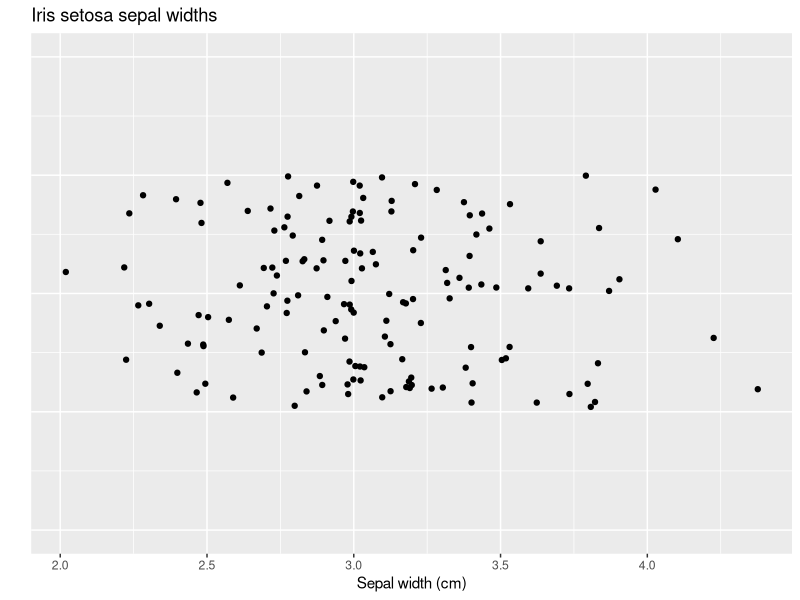
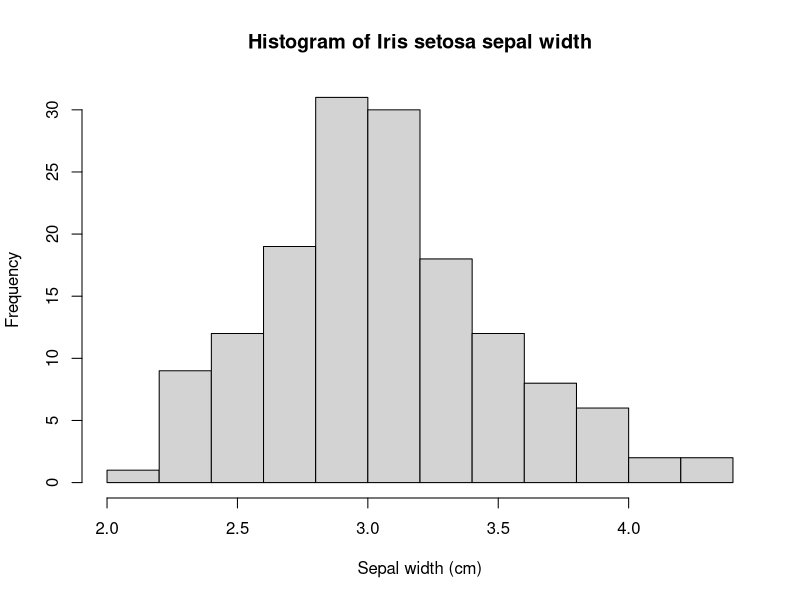
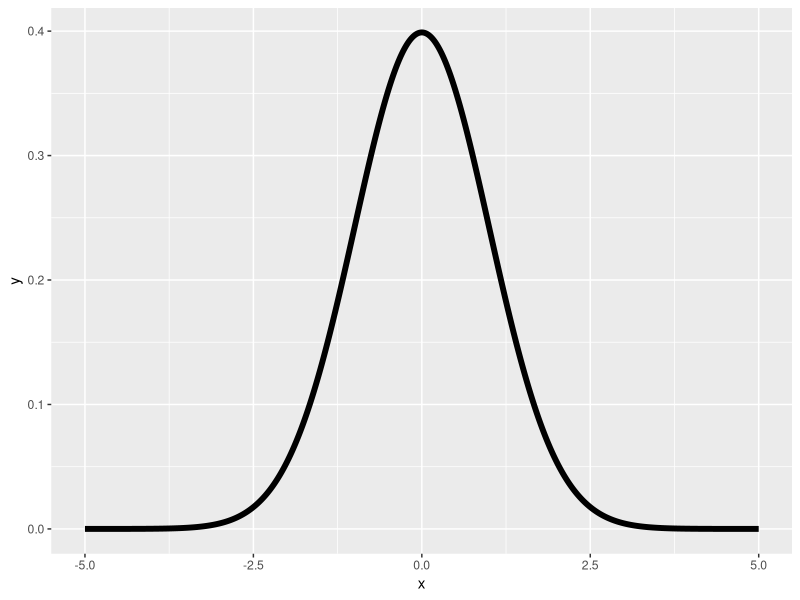
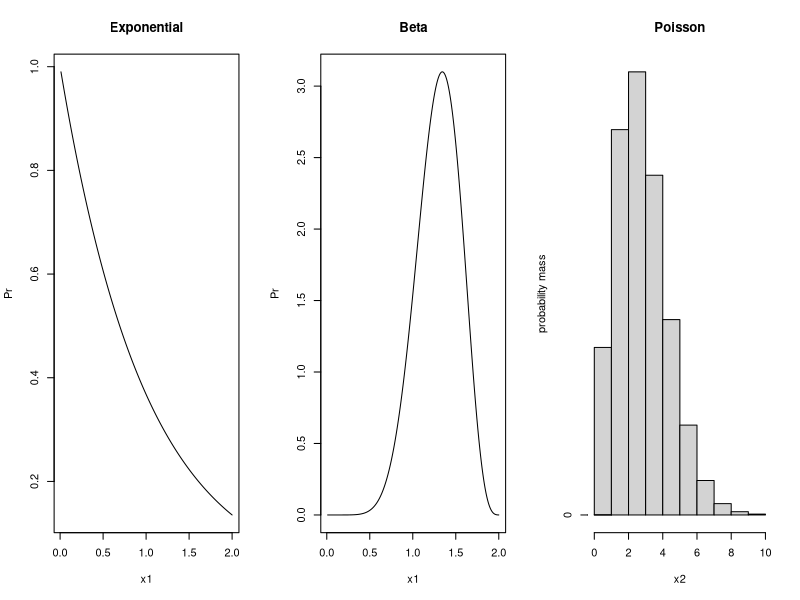

R code for these plots, in order:
## ---- chunk 1
library(knitr)
require(ggplot2)
require(data.table)


iris_dt = data.table(iris)

iris_dt[, sep_wid_jit := jitter(Sepal.Width, factor = 2)]
iris_dt[, sep_len_jit := jitter(Sepal.Length, factor = 2)]
iris_dt[, x_jit := jitter(rep(0, nrow(iris_dt), factor = 2))]
iris_dt

# # opts_knit$set(root.dir = "G:/Dropbox/C/Courses class/NRC290b/NRC_290b_2018/")
# #opts_knit$set(root.dir = "C:/Users/csutherland/Dropbox/C/Courses class/NRC290b/NRC_290b_2018")
# 
# opts_chunk$set(prompt = FALSE, comment = NA, mysize=TRUE, size="\\scriptsize")
# hook1 <- function(x){ gsub("```\n*```r*\n*", "", x) }
# hook2 <- function(x){ gsub("```\n+```\n", "", x) }
# knit_hooks$set(document = hook2)
# knitr::knit_hooks$set(mysize = function(before, options, envir) {
#   if (before) 
#     return(options$size)
# })
## ---- chunk 2
ggplot(iris_dt, aes(x = sep_wid_jit, y = x_jit)) + geom_point() + ylim(-0.04, 0.04) +
  ylab("") + xlab("Sepal width (cm)") +
  theme(axis.ticks.y = element_blank(), axis.text.y = element_blank()) +
  ggtitle("Iris setosa sepal widths")

## ---- chunk 3
hist(
  iris_dt$sep_wid_jit,
  freq = TRUE,
  main = "Histogram of Iris setosa sepal width", 
  xlab = "Sepal width (cm)")
## ---- chunk 4

x = seq(-5, 5, length.out = 1000)
ggplot(data.frame(x = x, y = dnorm(x)), aes(x, y)) + geom_line(size = 2)

## ---- chunk 5
x1 = seq(0.01, 2, length.out = 1000)
x2 = 0:10
x3 = seq(0.01, 0.99, length.out = 1000)
h = hist(x2, breaks = x2, plot = FALSE)
h$counts = dpois(x2, 2.3)


par(mfrow = c(1, 3))
plot(x1, dexp(x1), type = "l", main = "Exponential", ylab = "Pr")
plot(x1, dbeta(x3, 9, 5), type = "l", main = "Beta", ylab = "Pr")
plot(h, main = "Poisson", ylab = "probability mass")
